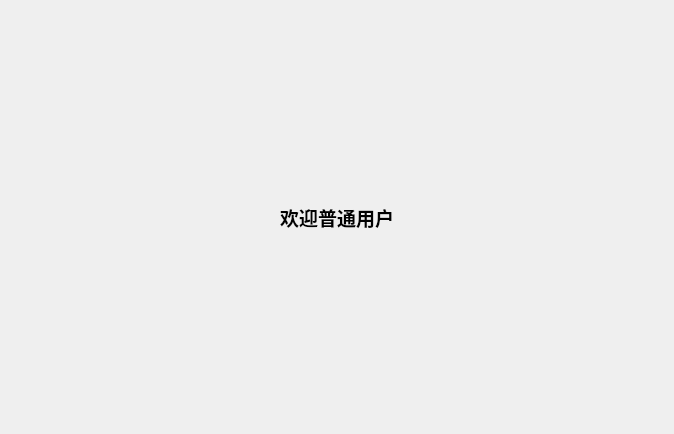
<?xml version="1.0" encoding="UTF-8"?>
<ui version="4.0">
 <class>UserTitle</class>
 <widget class="QWidget" name="UserTitle">
  <property name="geometry">
   <rect>
    <x>0</x>
    <y>0</y>
    <width>674</width>
    <height>434</height>
   </rect>
  </property>
  <property name="windowTitle">
   <string>Form</string>
  </property>
  <layout class="QGridLayout" name="gridLayout">
   <item row="0" column="0">
    <widget class="QLabel" name="label">
     <property name="font">
      <font>
       <family>微软雅黑</family>
       <pointsize>14</pointsize>
       <weight>75</weight>
       <bold>true</bold>
      </font>
     </property>
     <property name="text">
      <string>欢迎普通用户</string>
     </property>
     <property name="alignment">
      <set>Qt::AlignCenter</set>
     </property>
    </widget>
   </item>
  </layout>
 </widget>
 <resources/>
 <connections/>
</ui>
